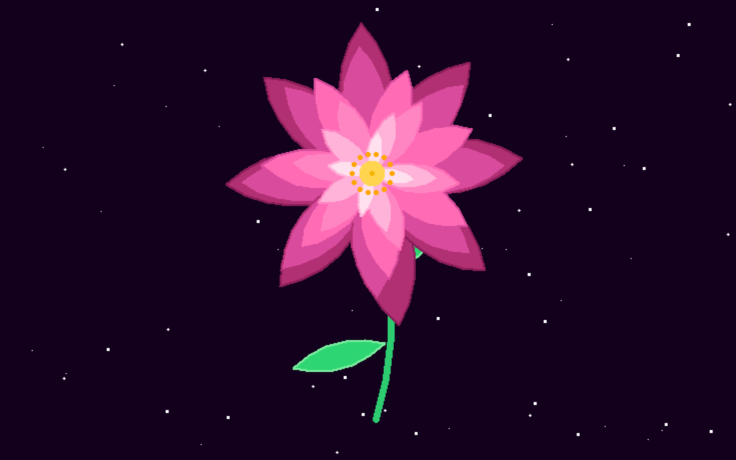

This chart was generated by the following Python code:
import turtle
import math
import random

random.seed(7)


screen = turtle.Screen()
screen.setup(width=800, height=480)
screen.bgcolor("#12001c")  #sets a color for background with color name

t = turtle.Turtle()
t.speed(0)

def stars():
    t.penup()
    for _ in range(70):
        x = random.randint(-390, 390)
        y = random.randint(-230, 230)
        t.goto(x, y)
        t.dot(random.randint(2, 4), "white")  #draws a dot with random size and color white

def stem():
    t.penup()
    t.goto(0, 60)
    t.setheading(-72)
    t.color("#2ecc71")
    t.pensize(7)
    t.pendown()
    t.circle(-420,34)  #draws a circle with radius -420 and extent 34 degrees

def leaf(x, y, angle):  
    t.penup()
    t.goto(x, y)
    t.setheading(angle)
    t.color("#7bed9f", "#2ed573")  #sets the color for edge and fill of leaves
    t.pensize(2)
    t.pendown()
    t.begin_fill()
    t.circle(95, 60)  #draws a circle with radius 95 and extent 60 degrees
    t.left(120)
    t.circle(95, 60)  #draws a circle with radius 95 and extent 60 degrees
    t.end_fill()

def petal(size, edge, fill):
    t.color(edge, fill)
    t.pensize(2)
    t.begin_fill()
    t.circle(size, 80)  #draws a circle with radius size and extent 80 degrees
    t.left(100)
    t.circle(size, 80)  #draws a circle with radius size and extent 80 degrees
    t.left(100)
    t.end_fill()

def bloom():
    rings = [
    (8, 120, "#8b1e5a", "#b12f73"),
    (8, 102, "#b12f73", "#d94b9c"),
    (7, 84, "#d94b9c", "#ff6bb5"),
    (6, 66, "#ff6bb5", "#ff85c2"),
    (5, 50, "#ff85c2", "#ffb3d9"),
    (4, 34, "#ffb3d9", "#ffe0ef")
]
    for count, size, edge, fill in rings:
        shift = random.randint(0, 40)
        for i in range(count):
            t.penup()
            t.goto(0, 60)
            a = shift + i * (360 / count)
            t.setheading(a + random.uniform(-4, 4))
            t.pendown()
            s = size * random.uniform(0.94, 1.04)
            petal(s, edge, fill)

def center():
    t.penup()
    t.goto(0, 60)
    t.dot(26, "#ffd54f")
    t.dot(5, "#f4b400")
    for i in range(14):
        a = math.radians(i * 360 /14)
        x = math.cos(a) * 20
        y = 60 + math.sin(a) * 20
        t.goto(x, y)
        t.dot(5, "orange")


stars()
stem()
leaf(12, -40, 15)
leaf(13, -110, 165)
bloom()
center()
t.hideturtle()
turtle.done()
        
